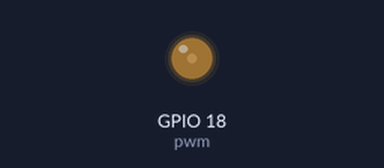
The program below on a simulated Raspberry Pi (BCM pin numbers). Parts: output pins drawn as LEDs (lit = HIGH). At 10.0 s the program stops and its outputs stay as they are.

Above: at 1.95 s.
At 3.95 s:
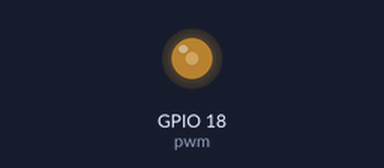
At 6.05 s:
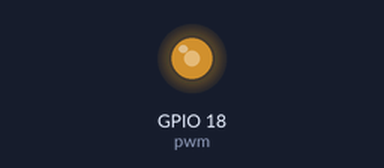
At 10.1 s:
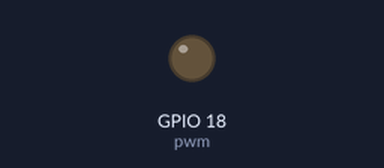
Timing chart, 0 to 11.5 s (numbered marks = the images above):
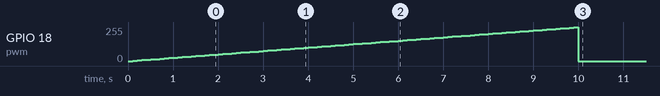

Measured:
- by itself, GPIO 18 (pwm): rises from 0/255 to 252/255 in 9.8 s, then falls to 0/255 in 0.10 s

The program:

led_pwm.py
```python
import RPi.GPIO as GPIO
import time

GPIO.setmode(GPIO.BCM)
GPIO.setup(18, GPIO.OUT)

pwm = GPIO.PWM(18, 5000)
pwm.start(0)

a = 0
while a < 100:
    pwm.ChangeDutyCycle(a)
    a=a+1
    time.sleep(0.1)
GPIO.cleanup()
pwm.stop()
```
